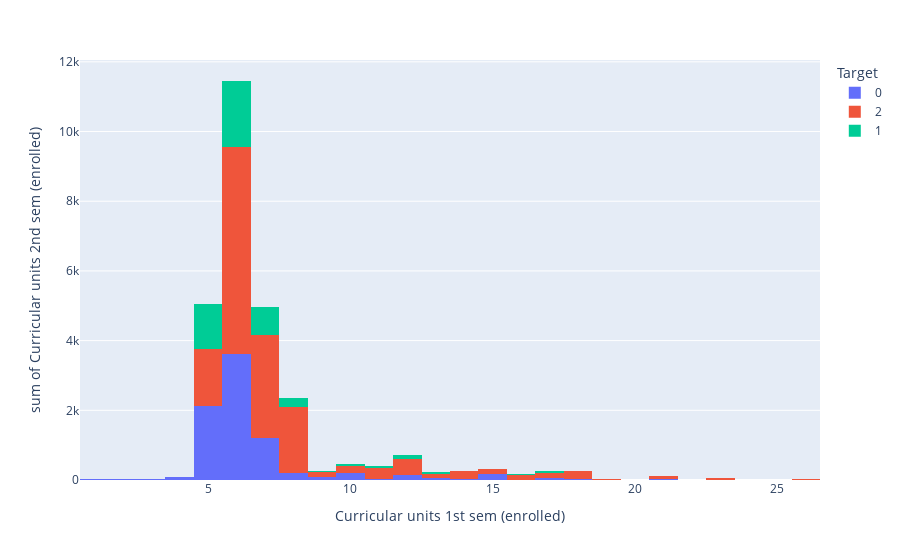

The notebook cell saved with this chart:
### Code cell
fig = px.histogram(df1, 
             x = 'Curricular units 1st sem (enrolled)',
             y = 'Curricular units 2nd sem (enrolled)',
             color = 'Target')
fig.show()

### Figure 1 — Plotly figure (JSON) as saved in the notebook; plotly's stock layout.template omitted (floating-point values rounded to 4 significant figures; data arrays with more than 128 entries replaced by an {"elided": "..."} marker saying what was removed)
{"data": [{"alignmentgroup": "True", "bingroup": "x", "histfunc": "sum", "hovertemplate": "Target=0<br>Curricular units 1st sem (enrolled)=%{x}<br>sum of Curricular units 2nd sem (enrolled)=%{y}<extra></extra>", "legendgroup": "0", "marker": {"color": "#636efa"}, "name": "0", "offsetgroup": "0", "orientation": "v", "showlegend": true, "type": "histogram", "x": {"elided": "1421 int values"}, "xaxis": "x", "y": {"elided": "1421 int values"}, "yaxis": "y"}, {"alignmentgroup": "True", "bingroup": "x", "histfunc": "sum", "hovertemplate": "Target=2<br>Curricular units 1st sem (enrolled)=%{x}<br>sum of Curricular units 2nd sem (enrolled)=%{y}<extra></extra>", "legendgroup": "2", "marker": {"color": "#EF553B"}, "name": "2", "offsetgroup": "2", "orientation": "v", "showlegend": true, "type": "histogram", "x": {"elided": "2209 int values"}, "xaxis": "x", "y": {"elided": "2209 int values"}, "yaxis": "y"}, {"alignmentgroup": "True", "bingroup": "x", "histfunc": "sum", "hovertemplate": "Target=1<br>Curricular units 1st sem (enrolled)=%{x}<br>sum of Curricular units 2nd sem (enrolled)=%{y}<extra></extra>", "legendgroup": "1", "marker": {"color": "#00cc96"}, "name": "1", "offsetgroup": "1", "orientation": "v", "showlegend": true, "type": "histogram", "x": {"elided": "794 int values"}, "xaxis": "x", "y": {"elided": "794 int values"}, "yaxis": "y"}], "layout": {"barmode": "relative", "legend": {"title": {"text": "Target"}, "tracegroupgap": 0}, "margin": {"t": 60}, "xaxis": {"anchor": "y", "domain": [0, 1], "title": {"text": "Curricular units 1st sem (enrolled)"}}, "yaxis": {"anchor": "x", "domain": [0, 1], "title": {"text": "sum of Curricular units 2nd sem (enrolled)"}}}}
